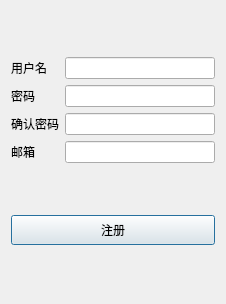
<?xml version="1.0" encoding="UTF-8"?>
<ui version="4.0">
 <class>Register</class>
 <widget class="QDialog" name="Register">
  <property name="geometry">
   <rect>
    <x>0</x>
    <y>0</y>
    <width>226</width>
    <height>304</height>
   </rect>
  </property>
  <property name="windowTitle">
   <string>Dialog</string>
  </property>
  <layout class="QVBoxLayout" name="verticalLayout">
   <item>
    <layout class="QGridLayout" name="gridLayout">
     <item row="0" column="0">
      <widget class="QLabel" name="labelName">
       <property name="text">
        <string>用户名</string>
       </property>
      </widget>
     </item>
     <item row="0" column="1">
      <widget class="QLineEdit" name="lineEditName"/>
     </item>
     <item row="1" column="0">
      <widget class="QLabel" name="labelPassword">
       <property name="text">
        <string>密码</string>
       </property>
      </widget>
     </item>
     <item row="1" column="1">
      <widget class="QLineEdit" name="lineEditPassword"/>
     </item>
     <item row="2" column="0">
      <widget class="QLabel" name="labelPasswordCheck">
       <property name="text">
        <string>确认密码</string>
       </property>
      </widget>
     </item>
     <item row="2" column="1">
      <widget class="QLineEdit" name="lineEditPasswordCheck"/>
     </item>
     <item row="3" column="0">
      <widget class="QLabel" name="labelEmail">
       <property name="text">
        <string>邮箱</string>
       </property>
      </widget>
     </item>
     <item row="3" column="1">
      <widget class="QLineEdit" name="lineEditEmail"/>
     </item>
    </layout>
   </item>
   <item>
    <widget class="QPushButton" name="registerCheckButton">
     <property name="minimumSize">
      <size>
       <width>0</width>
       <height>30</height>
      </size>
     </property>
     <property name="text">
      <string>注册</string>
     </property>
    </widget>
   </item>
  </layout>
 </widget>
 <resources/>
 <connections/>
</ui>
